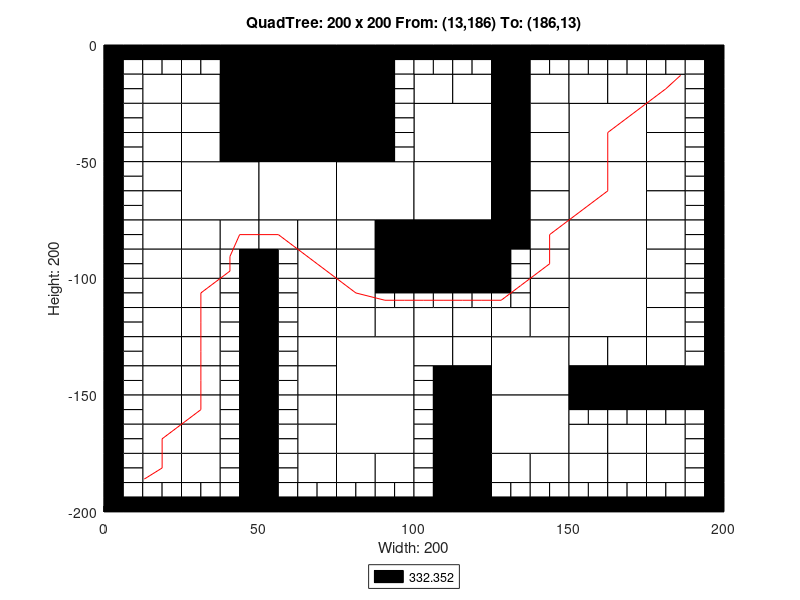

Here is the MATLAB script that generated this plot:
axis([0 200 -200 0]);
title('QuadTree: 200 x 200 From: (13,186) To: (186,13)');
xlabel('Width: 200');
ylabel('Height: 200');
rectangle('Position',[50 -25 25 25], 'FaceColor',[0 0 0]);
rectangle('Position',[50 -50 25 25], 'FaceColor',[0 0 0]);
rectangle('Position',[25 -75 25 25], 'FaceColor',[1 1 1]);
rectangle('Position',[50 -75 25 25], 'FaceColor',[1 1 1]);
rectangle('Position',[75 -75 25 25], 'FaceColor',[1 1 1]);
rectangle('Position',[100 -50 25 25], 'FaceColor',[1 1 1]);
rectangle('Position',[150 -50 25 25], 'FaceColor',[1 1 1]);
rectangle('Position',[100 -75 25 25], 'FaceColor',[1 1 1]);
rectangle('Position',[100 -100 25 25], 'FaceColor',[0 0 0]);
rectangle('Position',[150 -75 25 25], 'FaceColor',[1 1 1]);
rectangle('Position',[150 -100 25 25], 'FaceColor',[1 1 1]);
rectangle('Position',[75 -150 25 25], 'FaceColor',[1 1 1]);
rectangle('Position',[75 -175 25 25], 'FaceColor',[1 1 1]);
rectangle('Position',[125 -150 25 25], 'FaceColor',[1 1 1]);
rectangle('Position',[150 -125 25 25], 'FaceColor',[1 1 1]);
rectangle('Position',[125 -175 25 25], 'FaceColor',[1 1 1]);
rectangle('Position',[12.5 -25 12.5 12.5], 'FaceColor',[1 1 1]);
rectangle('Position',[37.5 -12.5 12.5 12.5], 'FaceColor',[0 0 0]);
rectangle('Position',[25 -25 12.5 12.5], 'FaceColor',[1 1 1]);
rectangle('Position',[37.5 -25 12.5 12.5], 'FaceColor',[0 0 0]);
rectangle('Position',[12.5 -37.5 12.5 12.5], 'FaceColor',[1 1 1]);
rectangle('Position',[12.5 -50 12.5 12.5], 'FaceColor',[1 1 1]);
rectangle('Position',[25 -37.5 12.5 12.5], 'FaceColor',[1 1 1]);
rectangle('Position',[37.5 -37.5 12.5 12.5], 'FaceColor',[0 0 0]);
rectangle('Position',[25 -50 12.5 12.5], 'FaceColor',[1 1 1]);
rectangle('Position',[37.5 -50 12.5 12.5], 'FaceColor',[0 0 0]);
rectangle('Position',[75 -12.5 12.5 12.5], 'FaceColor',[0 0 0]);
rectangle('Position',[75 -25 12.5 12.5], 'FaceColor',[0 0 0]);
rectangle('Position',[75 -37.5 12.5 12.5], 'FaceColor',[0 0 0]);
rectangle('Position',[75 -50 12.5 12.5], 'FaceColor',[0 0 0]);
rectangle('Position',[12.5 -62.5 12.5 12.5], 'FaceColor',[1 1 1]);
rectangle('Position',[12.5 -75 12.5 12.5], 'FaceColor',[1 1 1]);
rectangle('Position',[12.5 -87.5 12.5 12.5], 'FaceColor',[1 1 1]);
rectangle('Position',[12.5 -100 12.5 12.5], 'FaceColor',[1 1 1]);
rectangle('Position',[25 -87.5 12.5 12.5], 'FaceColor',[1 1 1]);
rectangle('Position',[37.5 -87.5 12.5 12.5], 'FaceColor',[1 1 1]);
rectangle('Position',[25 -100 12.5 12.5], 'FaceColor',[1 1 1]);
rectangle('Position',[50 -87.5 12.5 12.5], 'FaceColor',[1 1 1]);
rectangle('Position',[62.5 -87.5 12.5 12.5], 'FaceColor',[1 1 1]);
rectangle('Position',[62.5 -100 12.5 12.5], 'FaceColor',[1 1 1]);
rectangle('Position',[75 -87.5 12.5 12.5], 'FaceColor',[1 1 1]);
rectangle('Position',[87.5 -87.5 12.5 12.5], 'FaceColor',[0 0 0]);
rectangle('Position',[75 -100 12.5 12.5], 'FaceColor',[1 1 1]);
rectangle('Position',[87.5 -100 12.5 12.5], 'FaceColor',[0 0 0]);
rectangle('Position',[100 -25 12.5 12.5], 'FaceColor',[1 1 1]);
rectangle('Position',[112.5 -25 12.5 12.5], 'FaceColor',[1 1 1]);
rectangle('Position',[125 -12.5 12.5 12.5], 'FaceColor',[0 0 0]);
rectangle('Position',[125 -25 12.5 12.5], 'FaceColor',[0 0 0]);
rectangle('Position',[137.5 -25 12.5 12.5], 'FaceColor',[1 1 1]);
rectangle('Position',[125 -37.5 12.5 12.5], 'FaceColor',[0 0 0]);
rectangle('Position',[137.5 -37.5 12.5 12.5], 'FaceColor',[1 1 1]);
rectangle('Position',[125 -50 12.5 12.5], 'FaceColor',[0 0 0]);
rectangle('Position',[137.5 -50 12.5 12.5], 'FaceColor',[1 1 1]);
rectangle('Position',[150 -25 12.5 12.5], 'FaceColor',[1 1 1]);
rectangle('Position',[162.5 -25 12.5 12.5], 'FaceColor',[1 1 1]);
rectangle('Position',[175 -25 12.5 12.5], 'FaceColor',[1 1 1]);
rectangle('Position',[175 -37.5 12.5 12.5], 'FaceColor',[1 1 1]);
rectangle('Position',[175 -50 12.5 12.5], 'FaceColor',[1 1 1]);
rectangle('Position',[125 -62.5 12.5 12.5], 'FaceColor',[0 0 0]);
rectangle('Position',[137.5 -62.5 12.5 12.5], 'FaceColor',[1 1 1]);
rectangle('Position',[125 -75 12.5 12.5], 'FaceColor',[0 0 0]);
rectangle('Position',[137.5 -75 12.5 12.5], 'FaceColor',[1 1 1]);
rectangle('Position',[125 -87.5 12.5 12.5], 'FaceColor',[0 0 0]);
rectangle('Position',[137.5 -87.5 12.5 12.5], 'FaceColor',[1 1 1]);
rectangle('Position',[137.5 -100 12.5 12.5], 'FaceColor',[1 1 1]);
rectangle('Position',[175 -62.5 12.5 12.5], 'FaceColor',[1 1 1]);
rectangle('Position',[175 -75 12.5 12.5], 'FaceColor',[1 1 1]);
rectangle('Position',[175 -87.5 12.5 12.5], 'FaceColor',[1 1 1]);
rectangle('Position',[175 -100 12.5 12.5], 'FaceColor',[1 1 1]);
rectangle('Position',[12.5 -112.5 12.5 12.5], 'FaceColor',[1 1 1]);
rectangle('Position',[12.5 -125 12.5 12.5], 'FaceColor',[1 1 1]);
rectangle('Position',[25 -112.5 12.5 12.5], 'FaceColor',[1 1 1]);
rectangle('Position',[25 -125 12.5 12.5], 'FaceColor',[1 1 1]);
rectangle('Position',[12.5 -137.5 12.5 12.5], 'FaceColor',[1 1 1]);
rectangle('Position',[12.5 -150 12.5 12.5], 'FaceColor',[1 1 1]);
rectangle('Position',[25 -137.5 12.5 12.5], 'FaceColor',[1 1 1]);
rectangle('Position',[25 -150 12.5 12.5], 'FaceColor',[1 1 1]);
rectangle('Position',[62.5 -112.5 12.5 12.5], 'FaceColor',[1 1 1]);
rectangle('Position',[62.5 -125 12.5 12.5], 'FaceColor',[1 1 1]);
rectangle('Position',[75 -112.5 12.5 12.5], 'FaceColor',[1 1 1]);
rectangle('Position',[75 -125 12.5 12.5], 'FaceColor',[1 1 1]);
rectangle('Position',[87.5 -125 12.5 12.5], 'FaceColor',[1 1 1]);
rectangle('Position',[62.5 -137.5 12.5 12.5], 'FaceColor',[1 1 1]);
rectangle('Position',[62.5 -150 12.5 12.5], 'FaceColor',[1 1 1]);
rectangle('Position',[12.5 -162.5 12.5 12.5], 'FaceColor',[1 1 1]);
rectangle('Position',[12.5 -175 12.5 12.5], 'FaceColor',[1 1 1]);
rectangle('Position',[25 -162.5 12.5 12.5], 'FaceColor',[1 1 1]);
rectangle('Position',[25 -175 12.5 12.5], 'FaceColor',[1 1 1]);
rectangle('Position',[12.5 -187.5 12.5 12.5], 'FaceColor',[1 1 1]);
rectangle('Position',[25 -187.5 12.5 12.5], 'FaceColor',[1 1 1]);
rectangle('Position',[62.5 -162.5 12.5 12.5], 'FaceColor',[1 1 1]);
rectangle('Position',[62.5 -175 12.5 12.5], 'FaceColor',[1 1 1]);
rectangle('Position',[62.5 -187.5 12.5 12.5], 'FaceColor',[1 1 1]);
rectangle('Position',[75 -187.5 12.5 12.5], 'FaceColor',[1 1 1]);
rectangle('Position',[87.5 -187.5 12.5 12.5], 'FaceColor',[1 1 1]);
rectangle('Position',[100 -125 12.5 12.5], 'FaceColor',[1 1 1]);
rectangle('Position',[112.5 -125 12.5 12.5], 'FaceColor',[1 1 1]);
rectangle('Position',[137.5 -112.5 12.5 12.5], 'FaceColor',[1 1 1]);
rectangle('Position',[125 -125 12.5 12.5], 'FaceColor',[1 1 1]);
rectangle('Position',[137.5 -125 12.5 12.5], 'FaceColor',[1 1 1]);
rectangle('Position',[100 -137.5 12.5 12.5], 'FaceColor',[1 1 1]);
rectangle('Position',[112.5 -137.5 12.5 12.5], 'FaceColor',[1 1 1]);
rectangle('Position',[112.5 -150 12.5 12.5], 'FaceColor',[0 0 0]);
rectangle('Position',[175 -112.5 12.5 12.5], 'FaceColor',[1 1 1]);
rectangle('Position',[175 -125 12.5 12.5], 'FaceColor',[1 1 1]);
rectangle('Position',[150 -137.5 12.5 12.5], 'FaceColor',[1 1 1]);
rectangle('Position',[162.5 -137.5 12.5 12.5], 'FaceColor',[1 1 1]);
rectangle('Position',[150 -150 12.5 12.5], 'FaceColor',[0 0 0]);
rectangle('Position',[162.5 -150 12.5 12.5], 'FaceColor',[0 0 0]);
rectangle('Position',[175 -137.5 12.5 12.5], 'FaceColor',[1 1 1]);
rectangle('Position',[175 -150 12.5 12.5], 'FaceColor',[0 0 0]);
rectangle('Position',[187.5 -150 12.5 12.5], 'FaceColor',[0 0 0]);
rectangle('Position',[112.5 -162.5 12.5 12.5], 'FaceColor',[0 0 0]);
rectangle('Position',[112.5 -175 12.5 12.5], 'FaceColor',[0 0 0]);
rectangle('Position',[112.5 -187.5 12.5 12.5], 'FaceColor',[0 0 0]);
rectangle('Position',[112.5 -200 12.5 12.5], 'FaceColor',[0 0 0]);
rectangle('Position',[125 -187.5 12.5 12.5], 'FaceColor',[1 1 1]);
rectangle('Position',[137.5 -187.5 12.5 12.5], 'FaceColor',[1 1 1]);
rectangle('Position',[150 -175 12.5 12.5], 'FaceColor',[1 1 1]);
rectangle('Position',[162.5 -175 12.5 12.5], 'FaceColor',[1 1 1]);
rectangle('Position',[175 -175 12.5 12.5], 'FaceColor',[1 1 1]);
rectangle('Position',[150 -187.5 12.5 12.5], 'FaceColor',[1 1 1]);
rectangle('Position',[162.5 -187.5 12.5 12.5], 'FaceColor',[1 1 1]);
rectangle('Position',[175 -187.5 12.5 12.5], 'FaceColor',[1 1 1]);
rectangle('Position',[0 -6.25 6.25 6.25], 'FaceColor',[0 0 0]);
rectangle('Position',[6.25 -6.25 6.25 6.25], 'FaceColor',[0 0 0]);
rectangle('Position',[0 -12.5 6.25 6.25], 'FaceColor',[0 0 0]);
rectangle('Position',[6.25 -12.5 6.25 6.25], 'FaceColor',[1 1 1]);
rectangle('Position',[12.5 -6.25 6.25 6.25], 'FaceColor',[0 0 0]);
rectangle('Position',[18.75 -6.25 6.25 6.25], 'FaceColor',[0 0 0]);
rectangle('Position',[12.5 -12.5 6.25 6.25], 'FaceColor',[1 1 1]);
rectangle('Position',[18.75 -12.5 6.25 6.25], 'FaceColor',[1 1 1]);
rectangle('Position',[0 -18.75 6.25 6.25], 'FaceColor',[0 0 0]);
rectangle('Position',[6.25 -18.75 6.25 6.25], 'FaceColor',[1 1 1]);
rectangle('Position',[0 -25 6.25 6.25], 'FaceColor',[0 0 0]);
rectangle('Position',[6.25 -25 6.25 6.25], 'FaceColor',[1 1 1]);
rectangle('Position',[25 -6.25 6.25 6.25], 'FaceColor',[0 0 0]);
rectangle('Position',[31.25 -6.25 6.25 6.25], 'FaceColor',[0 0 0]);
rectangle('Position',[25 -12.5 6.25 6.25], 'FaceColor',[1 1 1]);
rectangle('Position',[31.25 -12.5 6.25 6.25], 'FaceColor',[1 1 1]);
rectangle('Position',[0 -31.25 6.25 6.25], 'FaceColor',[0 0 0]);
rectangle('Position',[6.25 -31.25 6.25 6.25], 'FaceColor',[1 1 1]);
rectangle('Position',[0 -37.5 6.25 6.25], 'FaceColor',[0 0 0]);
rectangle('Position',[6.25 -37.5 6.25 6.25], 'FaceColor',[1 1 1]);
rectangle('Position',[0 -43.75 6.25 6.25], 'FaceColor',[0 0 0]);
rectangle('Position',[6.25 -43.75 6.25 6.25], 'FaceColor',[1 1 1]);
rectangle('Position',[0 -50 6.25 6.25], 'FaceColor',[0 0 0]);
rectangle('Position',[6.25 -50 6.25 6.25], 'FaceColor',[1 1 1]);
rectangle('Position',[87.5 -6.25 6.25 6.25], 'FaceColor',[0 0 0]);
rectangle('Position',[93.75 -6.25 6.25 6.25], 'FaceColor',[0 0 0]);
rectangle('Position',[87.5 -12.5 6.25 6.25], 'FaceColor',[0 0 0]);
rectangle('Position',[93.75 -12.5 6.25 6.25], 'FaceColor',[1 1 1]);
rectangle('Position',[87.5 -18.75 6.25 6.25], 'FaceColor',[0 0 0]);
rectangle('Position',[93.75 -18.75 6.25 6.25], 'FaceColor',[1 1 1]);
rectangle('Position',[87.5 -25 6.25 6.25], 'FaceColor',[0 0 0]);
rectangle('Position',[93.75 -25 6.25 6.25], 'FaceColor',[1 1 1]);
rectangle('Position',[87.5 -31.25 6.25 6.25], 'FaceColor',[0 0 0]);
rectangle('Position',[93.75 -31.25 6.25 6.25], 'FaceColor',[1 1 1]);
rectangle('Position',[87.5 -37.5 6.25 6.25], 'FaceColor',[0 0 0]);
rectangle('Position',[93.75 -37.5 6.25 6.25], 'FaceColor',[1 1 1]);
rectangle('Position',[87.5 -43.75 6.25 6.25], 'FaceColor',[0 0 0]);
rectangle('Position',[93.75 -43.75 6.25 6.25], 'FaceColor',[1 1 1]);
rectangle('Position',[87.5 -50 6.25 6.25], 'FaceColor',[0 0 0]);
rectangle('Position',[93.75 -50 6.25 6.25], 'FaceColor',[1 1 1]);
rectangle('Position',[0 -56.25 6.25 6.25], 'FaceColor',[0 0 0]);
rectangle('Position',[6.25 -56.25 6.25 6.25], 'FaceColor',[1 1 1]);
rectangle('Position',[0 -62.5 6.25 6.25], 'FaceColor',[0 0 0]);
rectangle('Position',[6.25 -62.5 6.25 6.25], 'FaceColor',[1 1 1]);
rectangle('Position',[0 -68.75 6.25 6.25], 'FaceColor',[0 0 0]);
rectangle('Position',[6.25 -68.75 6.25 6.25], 'FaceColor',[1 1 1]);
rectangle('Position',[0 -75 6.25 6.25], 'FaceColor',[0 0 0]);
rectangle('Position',[6.25 -75 6.25 6.25], 'FaceColor',[1 1 1]);
rectangle('Position',[0 -81.25 6.25 6.25], 'FaceColor',[0 0 0]);
rectangle('Position',[6.25 -81.25 6.25 6.25], 'FaceColor',[1 1 1]);
rectangle('Position',[0 -87.5 6.25 6.25], 'FaceColor',[0 0 0]);
rectangle('Position',[6.25 -87.5 6.25 6.25], 'FaceColor',[1 1 1]);
rectangle('Position',[0 -93.75 6.25 6.25], 'FaceColor',[0 0 0]);
rectangle('Position',[6.25 -93.75 6.25 6.25], 'FaceColor',[1 1 1]);
rectangle('Position',[0 -100 6.25 6.25], 'FaceColor',[0 0 0]);
rectangle('Position',[6.25 -100 6.25 6.25], 'FaceColor',[1 1 1]);
rectangle('Position',[37.5 -93.75 6.25 6.25], 'FaceColor',[1 1 1]);
rectangle('Position',[43.75 -93.75 6.25 6.25], 'FaceColor',[0 0 0]);
rectangle('Position',[37.5 -100 6.25 6.25], 'FaceColor',[1 1 1]);
rectangle('Position',[43.75 -100 6.25 6.25], 'FaceColor',[0 0 0]);
rectangle('Position',[50 -93.75 6.25 6.25], 'FaceColor',[0 0 0]);
rectangle('Position',[56.25 -93.75 6.25 6.25], 'FaceColor',[1 1 1]);
rectangle('Position',[50 -100 6.25 6.25], 'FaceColor',[0 0 0]);
rectangle('Position',[56.25 -100 6.25 6.25], 'FaceColor',[1 1 1]);
rectangle('Position',[100 -6.25 6.25 6.25], 'FaceColor',[0 0 0]);
rectangle('Position',[106.25 -6.25 6.25 6.25], 'FaceColor',[0 0 0]);
rectangle('Position',[100 -12.5 6.25 6.25], 'FaceColor',[1 1 1]);
rectangle('Position',[106.25 -12.5 6.25 6.25], 'FaceColor',[1 1 1]);
rectangle('Position',[112.5 -6.25 6.25 6.25], 'FaceColor',[0 0 0]);
rectangle('Position',[118.75 -6.25 6.25 6.25], 'FaceColor',[0 0 0]);
rectangle('Position',[112.5 -12.5 6.25 6.25], 'FaceColor',[1 1 1]);
rectangle('Position',[118.75 -12.5 6.25 6.25], 'FaceColor',[1 1 1]);
rectangle('Position',[137.5 -6.25 6.25 6.25], 'FaceColor',[0 0 0]);
rectangle('Position',[143.75 -6.25 6.25 6.25], 'FaceColor',[0 0 0]);
rectangle('Position',[137.5 -12.5 6.25 6.25], 'FaceColor',[1 1 1]);
rectangle('Position',[143.75 -12.5 6.25 6.25], 'FaceColor',[1 1 1]);
rectangle('Position',[150 -6.25 6.25 6.25], 'FaceColor',[0 0 0]);
rectangle('Position',[156.25 -6.25 6.25 6.25], 'FaceColor',[0 0 0]);
rectangle('Position',[150 -12.5 6.25 6.25], 'FaceColor',[1 1 1]);
rectangle('Position',[156.25 -12.5 6.25 6.25], 'FaceColor',[1 1 1]);
rectangle('Position',[162.5 -6.25 6.25 6.25], 'FaceColor',[0 0 0]);
rectangle('Position',[168.75 -6.25 6.25 6.25], 'FaceColor',[0 0 0]);
rectangle('Position',[162.5 -12.5 6.25 6.25], 'FaceColor',[1 1 1]);
rectangle('Position',[168.75 -12.5 6.25 6.25], 'FaceColor',[1 1 1]);
rectangle('Position',[175 -6.25 6.25 6.25], 'FaceColor',[0 0 0]);
rectangle('Position',[181.25 -6.25 6.25 6.25], 'FaceColor',[0 0 0]);
rectangle('Position',[175 -12.5 6.25 6.25], 'FaceColor',[1 1 1]);
rectangle('Position',[181.25 -12.5 6.25 6.25], 'FaceColor',[1 1 1]);
rectangle('Position',[187.5 -6.25 6.25 6.25], 'FaceColor',[0 0 0]);
rectangle('Position',[193.75 -6.25 6.25 6.25], 'FaceColor',[0 0 0]);
rectangle('Position',[187.5 -12.5 6.25 6.25], 'FaceColor',[1 1 1]);
rectangle('Position',[193.75 -12.5 6.25 6.25], 'FaceColor',[0 0 0]);
rectangle('Position',[187.5 -18.75 6.25 6.25], 'FaceColor',[1 1 1]);
rectangle('Position',[193.75 -18.75 6.25 6.25], 'FaceColor',[0 0 0]);
rectangle('Position',[187.5 -25 6.25 6.25], 'FaceColor',[1 1 1]);
rectangle('Position',[193.75 -25 6.25 6.25], 'FaceColor',[0 0 0]);
rectangle('Position',[187.5 -31.25 6.25 6.25], 'FaceColor',[1 1 1]);
rectangle('Position',[193.75 -31.25 6.25 6.25], 'FaceColor',[0 0 0]);
rectangle('Position',[187.5 -37.5 6.25 6.25], 'FaceColor',[1 1 1]);
rectangle('Position',[193.75 -37.5 6.25 6.25], 'FaceColor',[0 0 0]);
rectangle('Position',[187.5 -43.75 6.25 6.25], 'FaceColor',[1 1 1]);
rectangle('Position',[193.75 -43.75 6.25 6.25], 'FaceColor',[0 0 0]);
rectangle('Position',[187.5 -50 6.25 6.25], 'FaceColor',[1 1 1]);
rectangle('Position',[193.75 -50 6.25 6.25], 'FaceColor',[0 0 0]);
rectangle('Position',[125 -93.75 6.25 6.25], 'FaceColor',[0 0 0]);
rectangle('Position',[131.25 -93.75 6.25 6.25], 'FaceColor',[1 1 1]);
rectangle('Position',[125 -100 6.25 6.25], 'FaceColor',[0 0 0]);
rectangle('Position',[131.25 -100 6.25 6.25], 'FaceColor',[1 1 1]);
rectangle('Position',[187.5 -56.25 6.25 6.25], 'FaceColor',[1 1 1]);
rectangle('Position',[193.75 -56.25 6.25 6.25], 'FaceColor',[0 0 0]);
rectangle('Position',[187.5 -62.5 6.25 6.25], 'FaceColor',[1 1 1]);
rectangle('Position',[193.75 -62.5 6.25 6.25], 'FaceColor',[0 0 0]);
rectangle('Position',[187.5 -68.75 6.25 6.25], 'FaceColor',[1 1 1]);
rectangle('Position',[193.75 -68.75 6.25 6.25], 'FaceColor',[0 0 0]);
rectangle('Position',[187.5 -75 6.25 6.25], 'FaceColor',[1 1 1]);
rectangle('Position',[193.75 -75 6.25 6.25], 'FaceColor',[0 0 0]);
rectangle('Position',[187.5 -81.25 6.25 6.25], 'FaceColor',[1 1 1]);
rectangle('Position',[193.75 -81.25 6.25 6.25], 'FaceColor',[0 0 0]);
rectangle('Position',[187.5 -87.5 6.25 6.25], 'FaceColor',[1 1 1]);
rectangle('Position',[193.75 -87.5 6.25 6.25], 'FaceColor',[0 0 0]);
rectangle('Position',[187.5 -93.75 6.25 6.25], 'FaceColor',[1 1 1]);
rectangle('Position',[193.75 -93.75 6.25 6.25], 'FaceColor',[0 0 0]);
rectangle('Position',[187.5 -100 6.25 6.25], 'FaceColor',[1 1 1]);
rectangle('Position',[193.75 -100 6.25 6.25], 'FaceColor',[0 0 0]);
rectangle('Position',[0 -106.25 6.25 6.25], 'FaceColor',[0 0 0]);
rectangle('Position',[6.25 -106.25 6.25 6.25], 'FaceColor',[1 1 1]);
rectangle('Position',[0 -112.5 6.25 6.25], 'FaceColor',[0 0 0]);
rectangle('Position',[6.25 -112.5 6.25 6.25], 'FaceColor',[1 1 1]);
rectangle('Position',[0 -118.75 6.25 6.25], 'FaceColor',[0 0 0]);
rectangle('Position',[6.25 -118.75 6.25 6.25], 'FaceColor',[1 1 1]);
rectangle('Position',[0 -125 6.25 6.25], 'FaceColor',[0 0 0]);
rectangle('Position',[6.25 -125 6.25 6.25], 'FaceColor',[1 1 1]);
rectangle('Position',[37.5 -106.25 6.25 6.25], 'FaceColor',[1 1 1]);
rectangle('Position',[43.75 -106.25 6.25 6.25], 'FaceColor',[0 0 0]);
rectangle('Position',[37.5 -112.5 6.25 6.25], 'FaceColor',[1 1 1]);
rectangle('Position',[43.75 -112.5 6.25 6.25], 'FaceColor',[0 0 0]);
rectangle('Position',[37.5 -118.75 6.25 6.25], 'FaceColor',[1 1 1]);
rectangle('Position',[43.75 -118.75 6.25 6.25], 'FaceColor',[0 0 0]);
rectangle('Position',[37.5 -125 6.25 6.25], 'FaceColor',[1 1 1]);
rectangle('Position',[43.75 -125 6.25 6.25], 'FaceColor',[0 0 0]);
rectangle('Position',[0 -131.25 6.25 6.25], 'FaceColor',[0 0 0]);
rectangle('Position',[6.25 -131.25 6.25 6.25], 'FaceColor',[1 1 1]);
rectangle('Position',[0 -137.5 6.25 6.25], 'FaceColor',[0 0 0]);
rectangle('Position',[6.25 -137.5 6.25 6.25], 'FaceColor',[1 1 1]);
rectangle('Position',[0 -143.75 6.25 6.25], 'FaceColor',[0 0 0]);
rectangle('Position',[6.25 -143.75 6.25 6.25], 'FaceColor',[1 1 1]);
rectangle('Position',[0 -150 6.25 6.25], 'FaceColor',[0 0 0]);
rectangle('Position',[6.25 -150 6.25 6.25], 'FaceColor',[1 1 1]);
rectangle('Position',[37.5 -131.25 6.25 6.25], 'FaceColor',[1 1 1]);
rectangle('Position',[43.75 -131.25 6.25 6.25], 'FaceColor',[0 0 0]);
rectangle('Position',[37.5 -137.5 6.25 6.25], 'FaceColor',[1 1 1]);
rectangle('Position',[43.75 -137.5 6.25 6.25], 'FaceColor',[0 0 0]);
rectangle('Position',[37.5 -143.75 6.25 6.25], 'FaceColor',[1 1 1]);
rectangle('Position',[43.75 -143.75 6.25 6.25], 'FaceColor',[0 0 0]);
rectangle('Position',[37.5 -150 6.25 6.25], 'FaceColor',[1 1 1]);
rectangle('Position',[43.75 -150 6.25 6.25], 'FaceColor',[0 0 0]);
rectangle('Position',[50 -106.25 6.25 6.25], 'FaceColor',[0 0 0]);
rectangle('Position',[56.25 -106.25 6.25 6.25], 'FaceColor',[1 1 1]);
rectangle('Position',[50 -112.5 6.25 6.25], 'FaceColor',[0 0 0]);
rectangle('Position',[56.25 -112.5 6.25 6.25], 'FaceColor',[1 1 1]);
rectangle('Position',[50 -118.75 6.25 6.25], 'FaceColor',[0 0 0]);
rectangle('Position',[56.25 -118.75 6.25 6.25], 'FaceColor',[1 1 1]);
rectangle('Position',[50 -125 6.25 6.25], 'FaceColor',[0 0 0]);
rectangle('Position',[56.25 -125 6.25 6.25], 'FaceColor',[1 1 1]);
rectangle('Position',[87.5 -106.25 6.25 6.25], 'FaceColor',[0 0 0]);
rectangle('Position',[93.75 -106.25 6.25 6.25], 'FaceColor',[0 0 0]);
rectangle('Position',[87.5 -112.5 6.25 6.25], 'FaceColor',[1 1 1]);
rectangle('Position',[93.75 -112.5 6.25 6.25], 'FaceColor',[1 1 1]);
rectangle('Position',[50 -131.25 6.25 6.25], 'FaceColor',[0 0 0]);
rectangle('Position',[56.25 -131.25 6.25 6.25], 'FaceColor',[1 1 1]);
rectangle('Position',[50 -137.5 6.25 6.25], 'FaceColor',[0 0 0]);
rectangle('Position',[56.25 -137.5 6.25 6.25], 'FaceColor',[1 1 1]);
rectangle('Position',[50 -143.75 6.25 6.25], 'FaceColor',[0 0 0]);
rectangle('Position',[56.25 -143.75 6.25 6.25], 'FaceColor',[1 1 1]);
rectangle('Position',[50 -150 6.25 6.25], 'FaceColor',[0 0 0]);
rectangle('Position',[56.25 -150 6.25 6.25], 'FaceColor',[1 1 1]);
rectangle('Position',[0 -156.25 6.25 6.25], 'FaceColor',[0 0 0]);
rectangle('Position',[6.25 -156.25 6.25 6.25], 'FaceColor',[1 1 1]);
rectangle('Position',[0 -162.5 6.25 6.25], 'FaceColor',[0 0 0]);
rectangle('Position',[6.25 -162.5 6.25 6.25], 'FaceColor',[1 1 1]);
rectangle('Position',[0 -168.75 6.25 6.25], 'FaceColor',[0 0 0]);
rectangle('Position',[6.25 -168.75 6.25 6.25], 'FaceColor',[1 1 1]);
rectangle('Position',[0 -175 6.25 6.25], 'FaceColor',[0 0 0]);
rectangle('Position',[6.25 -175 6.25 6.25], 'FaceColor',[1 1 1]);
rectangle('Position',[37.5 -156.25 6.25 6.25], 'FaceColor',[1 1 1]);
rectangle('Position',[43.75 -156.25 6.25 6.25], 'FaceColor',[0 0 0]);
rectangle('Position',[37.5 -162.5 6.25 6.25], 'FaceColor',[1 1 1]);
rectangle('Position',[43.75 -162.5 6.25 6.25], 'FaceColor',[0 0 0]);
rectangle('Position',[37.5 -168.75 6.25 6.25], 'FaceColor',[1 1 1]);
rectangle('Position',[43.75 -168.75 6.25 6.25], 'FaceColor',[0 0 0]);
rectangle('Position',[37.5 -175 6.25 6.25], 'FaceColor',[1 1 1]);
rectangle('Position',[43.75 -175 6.25 6.25], 'FaceColor',[0 0 0]);
rectangle('Position',[0 -181.25 6.25 6.25], 'FaceColor',[0 0 0]);
rectangle('Position',[6.25 -181.25 6.25 6.25], 'FaceColor',[1 1 1]);
rectangle('Position',[0 -187.5 6.25 6.25], 'FaceColor',[0 0 0]);
rectangle('Position',[6.25 -187.5 6.25 6.25], 'FaceColor',[1 1 1]);
rectangle('Position',[0 -193.75 6.25 6.25], 'FaceColor',[0 0 0]);
rectangle('Position',[6.25 -193.75 6.25 6.25], 'FaceColor',[1 1 1]);
rectangle('Position',[0 -200 6.25 6.25], 'FaceColor',[0 0 0]);
rectangle('Position',[6.25 -200 6.25 6.25], 'FaceColor',[0 0 0]);
rectangle('Position',[12.5 -193.75 6.25 6.25], 'FaceColor',[1 1 1]);
rectangle('Position',[18.75 -193.75 6.25 6.25], 'FaceColor',[1 1 1]);
rectangle('Position',[12.5 -200 6.25 6.25], 'FaceColor',[0 0 0]);
rectangle('Position',[18.75 -200 6.25 6.25], 'FaceColor',[0 0 0]);
rectangle('Position',[37.5 -181.25 6.25 6.25], 'FaceColor',[1 1 1]);
rectangle('Position',[43.75 -181.25 6.25 6.25], 'FaceColor',[0 0 0]);
rectangle('Position',[37.5 -187.5 6.25 6.25], 'FaceColor',[1 1 1]);
rectangle('Position',[43.75 -187.5 6.25 6.25], 'FaceColor',[0 0 0]);
rectangle('Position',[25 -193.75 6.25 6.25], 'FaceColor',[1 1 1]);
rectangle('Position',[31.25 -193.75 6.25 6.25], 'FaceColor',[1 1 1]);
rectangle('Position',[25 -200 6.25 6.25], 'FaceColor',[0 0 0]);
rectangle('Position',[31.25 -200 6.25 6.25], 'FaceColor',[0 0 0]);
rectangle('Position',[37.5 -193.75 6.25 6.25], 'FaceColor',[1 1 1]);
rectangle('Position',[43.75 -193.75 6.25 6.25], 'FaceColor',[0 0 0]);
rectangle('Position',[37.5 -200 6.25 6.25], 'FaceColor',[0 0 0]);
rectangle('Position',[43.75 -200 6.25 6.25], 'FaceColor',[0 0 0]);
rectangle('Position',[50 -156.25 6.25 6.25], 'FaceColor',[0 0 0]);
rectangle('Position',[56.25 -156.25 6.25 6.25], 'FaceColor',[1 1 1]);
rectangle('Position',[50 -162.5 6.25 6.25], 'FaceColor',[0 0 0]);
rectangle('Position',[56.25 -162.5 6.25 6.25], 'FaceColor',[1 1 1]);
rectangle('Position',[50 -168.75 6.25 6.25], 'FaceColor',[0 0 0]);
rectangle('Position',[56.25 -168.75 6.25 6.25], 'FaceColor',[1 1 1]);
rectangle('Position',[50 -175 6.25 6.25], 'FaceColor',[0 0 0]);
rectangle('Position',[56.25 -175 6.25 6.25], 'FaceColor',[1 1 1]);
rectangle('Position',[50 -181.25 6.25 6.25], 'FaceColor',[0 0 0]);
rectangle('Position',[56.25 -181.25 6.25 6.25], 'FaceColor',[1 1 1]);
rectangle('Position',[50 -187.5 6.25 6.25], 'FaceColor',[0 0 0]);
rectangle('Position',[56.25 -187.5 6.25 6.25], 'FaceColor',[1 1 1]);
rectangle('Position',[50 -193.75 6.25 6.25], 'FaceColor',[0 0 0]);
rectangle('Position',[56.25 -193.75 6.25 6.25], 'FaceColor',[1 1 1]);
rectangle('Position',[50 -200 6.25 6.25], 'FaceColor',[0 0 0]);
rectangle('Position',[56.25 -200 6.25 6.25], 'FaceColor',[0 0 0]);
rectangle('Position',[62.5 -193.75 6.25 6.25], 'FaceColor',[1 1 1]);
rectangle('Position',[68.75 -193.75 6.25 6.25], 'FaceColor',[1 1 1]);
rectangle('Position',[62.5 -200 6.25 6.25], 'FaceColor',[0 0 0]);
rectangle('Position',[68.75 -200 6.25 6.25], 'FaceColor',[0 0 0]);
rectangle('Position',[75 -193.75 6.25 6.25], 'FaceColor',[1 1 1]);
rectangle('Position',[81.25 -193.75 6.25 6.25], 'FaceColor',[1 1 1]);
rectangle('Position',[75 -200 6.25 6.25], 'FaceColor',[0 0 0]);
rectangle('Position',[81.25 -200 6.25 6.25], 'FaceColor',[0 0 0]);
rectangle('Position',[87.5 -193.75 6.25 6.25], 'FaceColor',[1 1 1]);
rectangle('Position',[93.75 -193.75 6.25 6.25], 'FaceColor',[1 1 1]);
rectangle('Position',[87.5 -200 6.25 6.25], 'FaceColor',[0 0 0]);
rectangle('Position',[93.75 -200 6.25 6.25], 'FaceColor',[0 0 0]);
rectangle('Position',[100 -106.25 6.25 6.25], 'FaceColor',[0 0 0]);
rectangle('Position',[106.25 -106.25 6.25 6.25], 'FaceColor',[0 0 0]);
rectangle('Position',[100 -112.5 6.25 6.25], 'FaceColor',[1 1 1]);
rectangle('Position',[106.25 -112.5 6.25 6.25], 'FaceColor',[1 1 1]);
rectangle('Position',[112.5 -106.25 6.25 6.25], 'FaceColor',[0 0 0]);
rectangle('Position',[118.75 -106.25 6.25 6.25], 'FaceColor',[0 0 0]);
rectangle('Position',[112.5 -112.5 6.25 6.25], 'FaceColor',[1 1 1]);
rectangle('Position',[118.75 -112.5 6.25 6.25], 'FaceColor',[1 1 1]);
rectangle('Position',[125 -106.25 6.25 6.25], 'FaceColor',[0 0 0]);
rectangle('Position',[131.25 -106.25 6.25 6.25], 'FaceColor',[1 1 1]);
rectangle('Position',[125 -112.5 6.25 6.25], 'FaceColor',[1 1 1]);
rectangle('Position',[131.25 -112.5 6.25 6.25], 'FaceColor',[1 1 1]);
rectangle('Position',[100 -143.75 6.25 6.25], 'FaceColor',[1 1 1]);
rectangle('Position',[106.25 -143.75 6.25 6.25], 'FaceColor',[0 0 0]);
rectangle('Position',[100 -150 6.25 6.25], 'FaceColor',[1 1 1]);
rectangle('Position',[106.25 -150 6.25 6.25], 'FaceColor',[0 0 0]);
rectangle('Position',[187.5 -106.25 6.25 6.25], 'FaceColor',[1 1 1]);
rectangle('Position',[193.75 -106.25 6.25 6.25], 'FaceColor',[0 0 0]);
rectangle('Position',[187.5 -112.5 6.25 6.25], 'FaceColor',[1 1 1]);
rectangle('Position',[193.75 -112.5 6.25 6.25], 'FaceColor',[0 0 0]);
rectangle('Position',[187.5 -118.75 6.25 6.25], 'FaceColor',[1 1 1]);
rectangle('Position',[193.75 -118.75 6.25 6.25], 'FaceColor',[0 0 0]);
rectangle('Position',[187.5 -125 6.25 6.25], 'FaceColor',[1 1 1]);
rectangle('Position',[193.75 -125 6.25 6.25], 'FaceColor',[0 0 0]);
rectangle('Position',[187.5 -131.25 6.25 6.25], 'FaceColor',[1 1 1]);
rectangle('Position',[193.75 -131.25 6.25 6.25], 'FaceColor',[0 0 0]);
rectangle('Position',[187.5 -137.5 6.25 6.25], 'FaceColor',[1 1 1]);
rectangle('Position',[193.75 -137.5 6.25 6.25], 'FaceColor',[0 0 0]);
rectangle('Position',[100 -156.25 6.25 6.25], 'FaceColor',[1 1 1]);
rectangle('Position',[106.25 -156.25 6.25 6.25], 'FaceColor',[0 0 0]);
rectangle('Position',[100 -162.5 6.25 6.25], 'FaceColor',[1 1 1]);
rectangle('Position',[106.25 -162.5 6.25 6.25], 'FaceColor',[0 0 0]);
rectangle('Position',[100 -168.75 6.25 6.25], 'FaceColor',[1 1 1]);
rectangle('Position',[106.25 -168.75 6.25 6.25], 'FaceColor',[0 0 0]);
rectangle('Position',[100 -175 6.25 6.25], 'FaceColor',[1 1 1]);
rectangle('Position',[106.25 -175 6.25 6.25], 'FaceColor',[0 0 0]);
rectangle('Position',[100 -181.25 6.25 6.25], 'FaceColor',[1 1 1]);
rectangle('Position',[106.25 -181.25 6.25 6.25], 'FaceColor',[0 0 0]);
rectangle('Position',[100 -187.5 6.25 6.25], 'FaceColor',[1 1 1]);
rectangle('Position',[106.25 -187.5 6.25 6.25], 'FaceColor',[0 0 0]);
rectangle('Position',[100 -193.75 6.25 6.25], 'FaceColor',[1 1 1]);
rectangle('Position',[106.25 -193.75 6.25 6.25], 'FaceColor',[0 0 0]);
rectangle('Position',[100 -200 6.25 6.25], 'FaceColor',[0 0 0]);
rectangle('Position',[106.25 -200 6.25 6.25], 'FaceColor',[0 0 0]);
rectangle('Position',[125 -193.75 6.25 6.25], 'FaceColor',[1 1 1]);
rectangle('Position',[131.25 -193.75 6.25 6.25], 'FaceColor',[1 1 1]);
rectangle('Position',[125 -200 6.25 6.25], 'FaceColor',[0 0 0]);
rectangle('Position',[131.25 -200 6.25 6.25], 'FaceColor',[0 0 0]);
rectangle('Position',[137.5 -193.75 6.25 6.25], 'FaceColor',[1 1 1]);
rectangle('Position',[143.75 -193.75 6.25 6.25], 'FaceColor',[1 1 1]);
rectangle('Position',[137.5 -200 6.25 6.25], 'FaceColor',[0 0 0]);
rectangle('Position',[143.75 -200 6.25 6.25], 'FaceColor',[0 0 0]);
rectangle('Position',[150 -156.25 6.25 6.25], 'FaceColor',[0 0 0]);
rectangle('Position',[156.25 -156.25 6.25 6.25], 'FaceColor',[0 0 0]);
rectangle('Position',[150 -162.5 6.25 6.25], 'FaceColor',[1 1 1]);
rectangle('Position',[156.25 -162.5 6.25 6.25], 'FaceColor',[1 1 1]);
rectangle('Position',[162.5 -156.25 6.25 6.25], 'FaceColor',[0 0 0]);
rectangle('Position',[168.75 -156.25 6.25 6.25], 'FaceColor',[0 0 0]);
rectangle('Position',[162.5 -162.5 6.25 6.25], 'FaceColor',[1 1 1]);
rectangle('Position',[168.75 -162.5 6.25 6.25], 'FaceColor',[1 1 1]);
rectangle('Position',[175 -156.25 6.25 6.25], 'FaceColor',[0 0 0]);
rectangle('Position',[181.25 -156.25 6.25 6.25], 'FaceColor',[0 0 0]);
rectangle('Position',[175 -162.5 6.25 6.25], 'FaceColor',[1 1 1]);
rectangle('Position',[181.25 -162.5 6.25 6.25], 'FaceColor',[1 1 1]);
rectangle('Position',[187.5 -156.25 6.25 6.25], 'FaceColor',[0 0 0]);
rectangle('Position',[193.75 -156.25 6.25 6.25], 'FaceColor',[0 0 0]);
rectangle('Position',[187.5 -162.5 6.25 6.25], 'FaceColor',[1 1 1]);
rectangle('Position',[193.75 -162.5 6.25 6.25], 'FaceColor',[0 0 0]);
rectangle('Position',[187.5 -168.75 6.25 6.25], 'FaceColor',[1 1 1]);
rectangle('Position',[193.75 -168.75 6.25 6.25], 'FaceColor',[0 0 0]);
rectangle('Position',[187.5 -175 6.25 6.25], 'FaceColor',[1 1 1]);
rectangle('Position',[193.75 -175 6.25 6.25], 'FaceColor',[0 0 0]);
rectangle('Position',[150 -193.75 6.25 6.25], 'FaceColor',[1 1 1]);
rectangle('Position',[156.25 -193.75 6.25 6.25], 'FaceColor',[1 1 1]);
rectangle('Position',[150 -200 6.25 6.25], 'FaceColor',[0 0 0]);
rectangle('Position',[156.25 -200 6.25 6.25], 'FaceColor',[0 0 0]);
rectangle('Position',[162.5 -193.75 6.25 6.25], 'FaceColor',[1 1 1]);
rectangle('Position',[168.75 -193.75 6.25 6.25], 'FaceColor',[1 1 1]);
rectangle('Position',[162.5 -200 6.25 6.25], 'FaceColor',[0 0 0]);
rectangle('Position',[168.75 -200 6.25 6.25], 'FaceColor',[0 0 0]);
rectangle('Position',[187.5 -181.25 6.25 6.25], 'FaceColor',[1 1 1]);
rectangle('Position',[193.75 -181.25 6.25 6.25], 'FaceColor',[0 0 0]);
rectangle('Position',[187.5 -187.5 6.25 6.25], 'FaceColor',[1 1 1]);
rectangle('Position',[193.75 -187.5 6.25 6.25], 'FaceColor',[0 0 0]);
rectangle('Position',[175 -193.75 6.25 6.25], 'FaceColor',[1 1 1]);
rectangle('Position',[181.25 -193.75 6.25 6.25], 'FaceColor',[1 1 1]);
rectangle('Position',[175 -200 6.25 6.25], 'FaceColor',[0 0 0]);
rectangle('Position',[181.25 -200 6.25 6.25], 'FaceColor',[0 0 0]);
rectangle('Position',[187.5 -193.75 6.25 6.25], 'FaceColor',[1 1 1]);
rectangle('Position',[193.75 -193.75 6.25 6.25], 'FaceColor',[0 0 0]);
rectangle('Position',[187.5 -200 6.25 6.25], 'FaceColor',[0 0 0]);
rectangle('Position',[193.75 -200 6.25 6.25], 'FaceColor',[0 0 0]);
X=[186,181.25,162.5,162.5,143.75,143.75,134.375,128.125,121.875,115.625,109.375,103.125,96.875,90.625,81.25,68.75,56.25,43.75,40.625,40.625,31.25,31.25,31.25,31.25,31.25,18.75,18.75,13];
Y=[-13,-18.75,-37.5,-62.5,-81.25,-93.75,-103.125,-109.375,-109.375,-109.375,-109.375,-109.375,-109.375,-109.375,-106.25,-93.75,-81.25,-81.25,-90.625,-96.875,-106.25,-118.75,-131.25,-143.75,-156.25,-168.75,-181.25,-186];
hold on;
plot(X,Y,'r');
legend('332.352','Location','southoutside');
